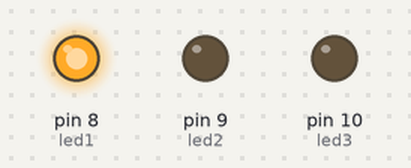
Recording of a sketch running on a simulated Arduino Uno, built with avr-gcc and run on an emulated ATmega328P. On the bench: output pins drawn as LEDs (lit = HIGH).

Above: at 0.2 s.
At 0.7 s:
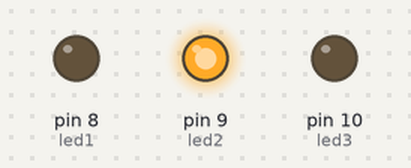
At 2.7 s:
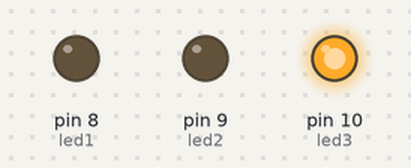
Timing chart, 0 to 3.5 s (numbered marks = the images above):
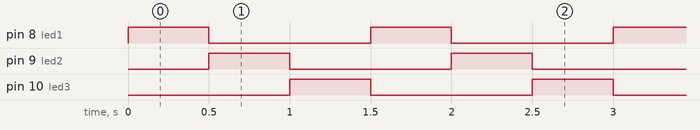

The sketch:

Lab_E01_Code_1.ino
```cpp
int led1 = 8;                 // create a variable LED1 and assign pin 8
int led2 = 9;                 // create a variable LED2 and assign pin 9
int led3 = 10;                // create a variable LED3 and assign pin 10

void setup() {                // runs once when the board starts
  pinMode(led1, OUTPUT);      // set pin8 as output to control LED1
  pinMode(led2, OUTPUT);      // set pin9 as output to control LED2
  pinMode(led3, OUTPUT);      // set pin10 as output to control LED3
}

void loop() {                 // runs repeatedly
  digitalWrite(led1, HIGH);   // LED1 turn ON by sending HIGH voltage to pin8
  delay(500);                 // wait for 500 millis = 5 sec
  digitalWrite(led1, LOW);    // LED1 turn OFF by sending LOW voltage to pin8

  digitalWrite(led2, HIGH);   // LED2 turn ON by sending HIGH voltage to pin9
  delay(500);                 // wait for 500 millis = 5 sec
  digitalWrite(led2, LOW);    // LED2 turn OFF by sending LOW voltage to pin9

  digitalWrite(led3, HIGH);   // LED3 turn ON by sending HIGH voltage to pin10
  delay(500);                 // wait for 500 millis = 5 sec
  digitalWrite(led3, LOW);    // LED3 turn OFF by sending LOW voltage to pin10
}

// delay(500); - comment this out to test flashing as quickly as possible
```

Measured:
- by itself, pin 8 (led1), pin 9 (led2), pin 10 (led3): alternates HIGH for 0.50 s and LOW for 1.0 s
- by itself, everything shown: repeats every 1.5 s, in 4 steps
